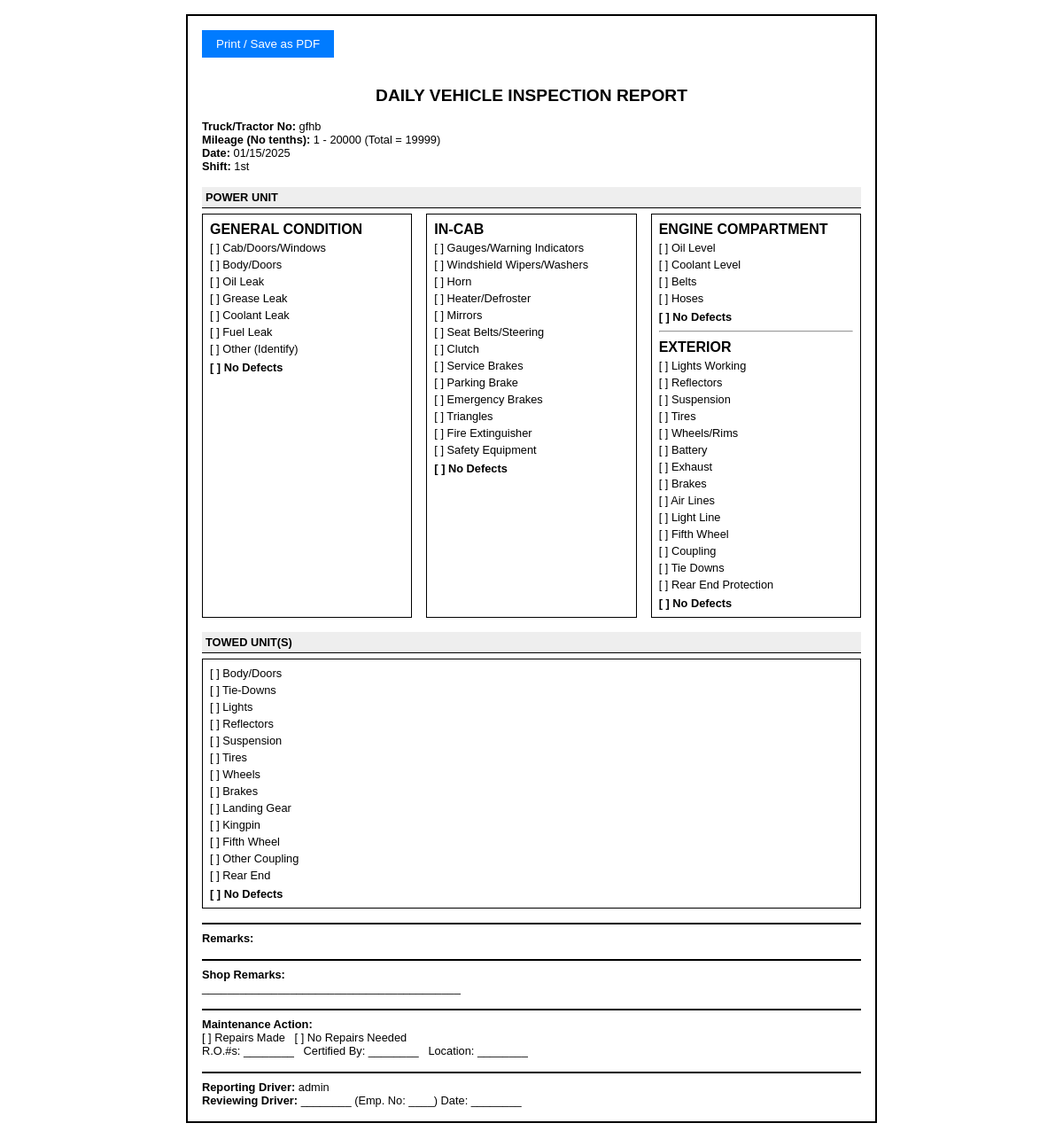
Before: /pretrip_printable/1 (signed in) with the older database file.
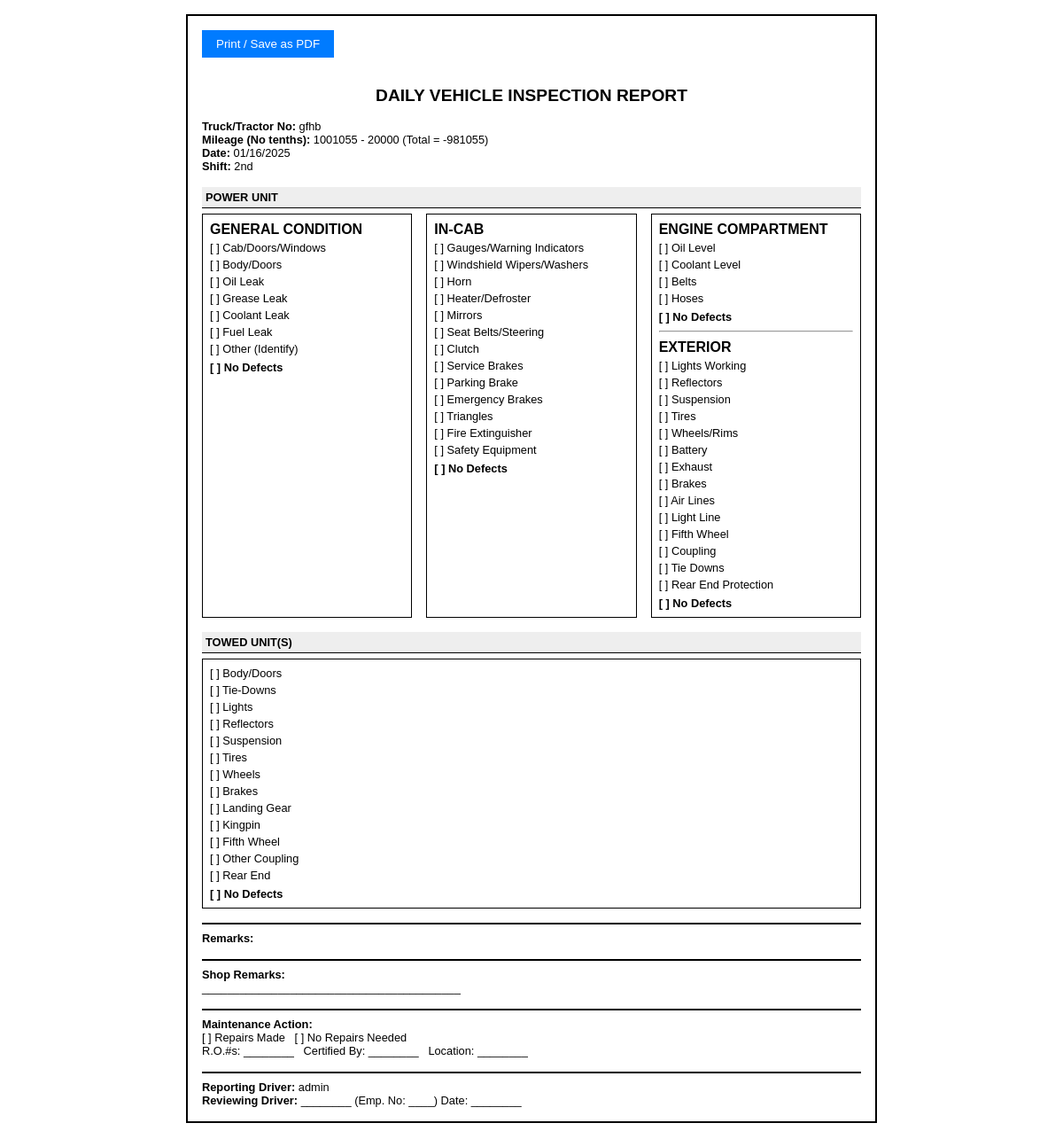
After: the same page with the newer database file.
### lacksdrivers.py (models this page shows)
class PreTrip(db.Model):
    __tablename__ = "pretrip"
    id = db.Column(db.Integer, primary_key=True)
    user_id = db.Column(db.Integer, db.ForeignKey("user.id"), nullable=False)
    truck_number = db.Column(db.String(50))
    trailer_number = db.Column(db.String(50))
    pretrip_date = db.Column(db.Date, default=date.today)
    shift = db.Column(db.String(10))
    start_mileage = db.Column(db.Integer)
    cab_doors_windows = db.Column(db.Boolean, default=False)
    body_doors = db.Column(db.Boolean, default=False)
    oil_leak = db.Column(db.Boolean, default=False)
    grease_leak = db.Column(db.Boolean, default=False)
    coolant_leak = db.Column(db.Boolean, default=False)
    fuel_leak = db.Column(db.Boolean, default=False)
    gc_no_defects = db.Column(db.Boolean, default=False)
    gauges_warning = db.Column(db.Boolean, default=False)
    wipers = db.Column(db.Boolean, default=False)
    horn = db.Column(db.Boolean, default=False)
    heater_defroster = db.Column(db.Boolean, default=False)
    mirrors = db.Column(db.Boolean, default=False)
    seat_belts_steering = db.Column(db.Boolean, default=False)
    clutch = db.Column(db.Boolean, default=False)
    service_brakes = db.Column(db.Boolean, default=False)
    parking_brake = db.Column(db.Boolean, default=False)
    emergency_brakes = db.Column(db.Boolean, default=False)
    triangles = db.Column(db.Boolean, default=False)
    fire_extinguisher = db.Column(db.Boolean, default=False)
    safety_equipment = db.Column(db.Boolean, default=False)
    incab_no_defects = db.Column(db.Boolean, default=False)
    oil_level = db.Column(db.Boolean, default=False)
    coolant_level = db.Column(db.Boolean, default=False)
    belts = db.Column(db.Boolean, default=False)
    hoses = db.Column(db.Boolean, default=False)
    ec_no_defects = db.Column(db.Boolean, default=False)
    lights_working = db.Column(db.Boolean, default=False)
    reflectors = db.Column(db.Boolean, default=False)
    suspension = db.Column(db.Boolean, default=False)
    tires = db.Column(db.Boolean, default=False)
    wheels_rims = db.Column(db.Boolean, default=False)
    battery = db.Column(db.Boolean, default=False)
    exhaust = db.Column(db.Boolean, default=False)
    brakes = db.Column(db.Boolean, default=False)
    air_lines = db.Column(db.Boolean, default=False)
    light_line = db.Column(db.Boolean, default=False)
    fifth_wheel = db.Column(db.Boolean, default=False)
    coupling = db.Column(db.Boolean, default=False)
    tie_downs = db.Column(db.Boolean, default=False)
    rear_end_protection = db.Column(db.Boolean, default=False)
    exterior_no_defects = db.Column(db.Boolean, default=False)
    towed_bodydoors = db.Column(db.Boolean, default=False)
    towed_tiedowns = db.Column(db.Boolean, default=False)
    towed_lights = db.Column(db.Boolean, default=False)
    towed_reflectors = db.Column(db.Boolean, default=False)
    towed_suspension = db.Column(db.Boolean, default=False)
    towed_tires = db.Column(db.Boolean, default=False)
    towed_wheels = db.Column(db.Boolean, default=False)
    towed_brakes = db.Column(db.Boolean, default=False)
    towed_landing_gear = db.Column(db.Boolean, default=False)
    towed_kingpin = db.Column(db.Boolean, default=False)
    towed_fifthwheel = db.Column(db.Boolean, default=False)
    towed_othercoupling = db.Column(db.Boolean, default=False)
    towed_rearend = db.Column(db.Boolean, default=False)
    towed_no_defects = db.Column(db.Boolean, default=False)
    truck_type = db.Column(db.String(20))
    oil_system_status = db.Column(db.String(20), default="operational")
    tires_status = db.Column(db.String(20), default="operational")
    damage_report = db.Column(db.Text)
    created_at = db.Column(db.DateTime, default=datetime.utcnow)
    updated_at = db.Column(db.DateTime, onupdate=datetime.utcnow)
    posttrip = db.relationship("PostTrip", uselist=False, backref="pretrip")

class PostTrip(db.Model):
    __tablename__ = "posttrip"
    id = db.Column(db.Integer, primary_key=True)
    pretrip_id = db.Column(db.Integer, db.ForeignKey("pretrip.id"), nullable=False)
    end_mileage = db.Column(db.Integer, nullable=True)
    remarks = db.Column(db.Text, nullable=True)
    miles_driven = db.Column(db.Integer, nullable=True)
    created_at = db.Column(db.DateTime, default=datetime.utcnow)
    updated_at = db.Column(db.DateTime, onupdate=datetime.utcnow)

### lacksdrivers.py (the view)
@app.route("/pretrip_printable/<int:pretrip_id>")
@login_required
def pretrip_printable(pretrip_id):
    pt = PreTrip.query.get_or_404(pretrip_id)
    if current_user.role == "driver" and pt.user_id != current_user.id:
        flash("Not authorized to print another driver's PreTrip!", "danger")
        return redirect(url_for("list_pretrips"))
    ephemeral_driver = session.get("reviewing_driver")
    ephemeral_date = session.get("reviewing_date")
    return render_template(
        "pretrip_printable.html",
        pretrip=pt,
        ephemeral_driver=ephemeral_driver,
        ephemeral_date=ephemeral_date
    )

### lacksdrivers.py (called while the page is built)
@app.context_processor
def inject_plant_addresses():
    return dict(PLANT_ADDRESSES=PLANT_ADDRESSES)

@login_manager.user_loader
def load_user(user_id):
    return User.query.get(int(user_id))

### templates/pretrip_printable.html (shortened to what the changed rows need)
<!DOCTYPE html>
<html>
<head>
</head>
<body>
<div class="print-container">
  <button class="print-btn" onclick="window.print()">Print / Save as PDF</button>
  <h2>Daily Vehicle Inspection Report</h2>
  <p>
    <strong>Truck/Tractor No:</strong> {{ pretrip.truck_number or "" }}<br>
    <strong>Mileage (No tenths):</strong>
    {% if pretrip.posttrip and pretrip.posttrip.end_mileage %}
      {{ pretrip.start_mileage or 0 }} - {{ pretrip.posttrip.end_mileage }}
      (Total = {{
         (pretrip.posttrip.end_mileage - pretrip.start_mileage)
         if (pretrip.start_mileage and pretrip.posttrip.end_mileage)
         else 0
      }})
    {% else %}
      {{ pretrip.start_mileage or 0 }}
    {% endif %}
    <br>
    <strong>Date:</strong>
    {% if pretrip.pretrip_date %}
      {{ pretrip.pretrip_date.strftime("%m/%d/%Y") }}
    {% else %}
      --
    {% endif %}
    <br>
    <strong>Shift:</strong> {{ pretrip.shift }}
  </p>
  <div class="section-header">Power Unit</div>
  <div class="flex-row">
    <div class="column">
    </div>
    <div class="column">
    </div>
    <div class="column">
    </div>
  </div>
  <div class="section-header">Towed Unit(s)</div>
  <div style="border:1px solid #000; padding:0.5rem;">
    <div class="checkbox-line">
    </div>
    <div class="checkbox-line">
    </div>
    <div class="checkbox-line">
    </div>
    <div class="checkbox-line">
    </div>
    <div class="checkbox-line">
    </div>
    <div class="checkbox-line">
    </div>
    <div class="checkbox-line">
    </div>
    <div class="checkbox-line">
    </div>
    <div class="checkbox-line">
    </div>
    <div class="checkbox-line">
    </div>
    <div class="checkbox-line">
    </div>
    <div class="checkbox-line">
    </div>
    <div class="checkbox-line">
    </div>
    <div class="no-defects">
    </div>
  </div>
  <div class="remarks-block">
    <strong>Remarks:</strong><br>
  </div>
  <div class="remarks-block">
    <strong>Shop Remarks:</strong><br>
    _________________________________________
  </div>
  <div class="remarks-block">
    <strong>Maintenance Action:</strong><br>
    [ ] Repairs Made &nbsp; [ ] No Repairs Needed <br>
    R.O.#s: ________ &nbsp; Certified By: ________ &nbsp; Location: ________
  </div>
  <div class="remarks-block">
    <strong>Reporting Driver:</strong> {{ current_user.username if current_user else "" }}<br>
    <strong>Reviewing Driver:</strong> ________ (Emp. No: ____) Date: ________
  </div>
</div>
</body>
</html>

Changed rows visible on the page:
changed PreTrip "gfhb": start_mileage "1" → "1001055"; start_mileage.end_mileage "19999" → "-981055"; pretrip_date "01/15/2025" → "01/16/2025"; shift "1st" → "2nd"
